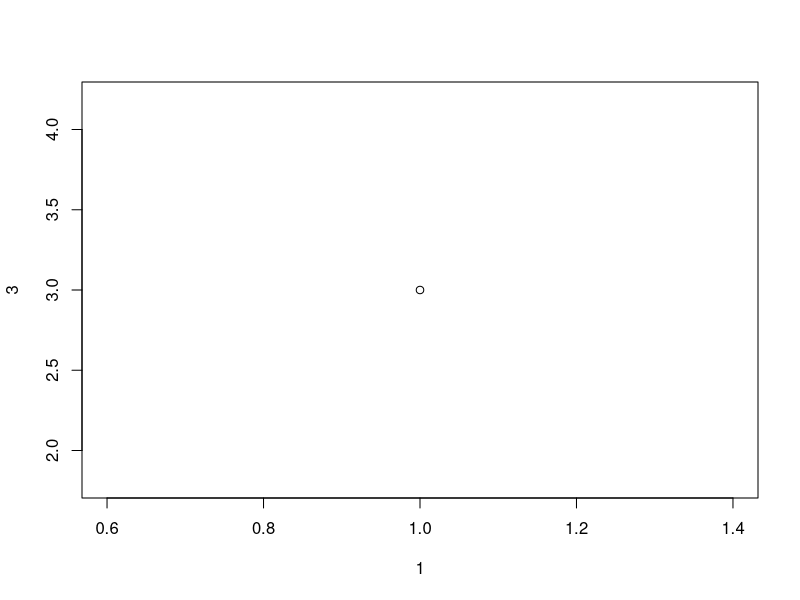
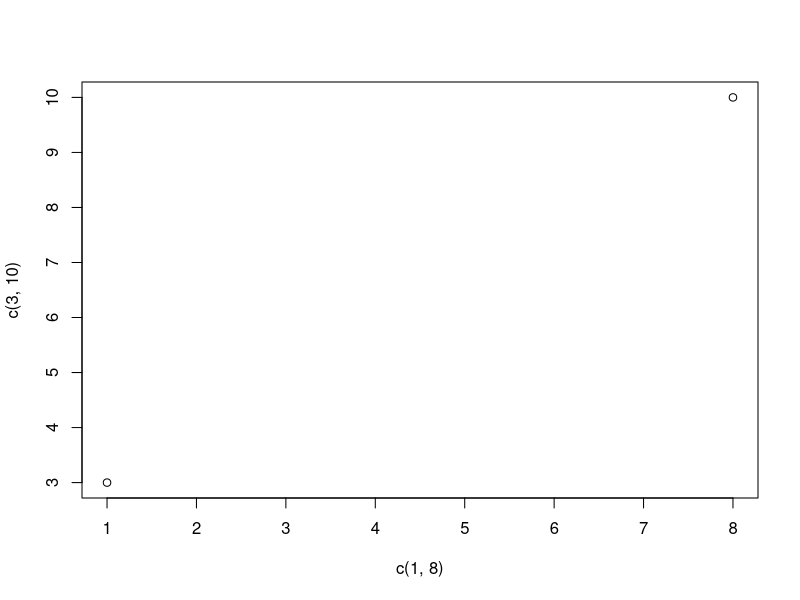
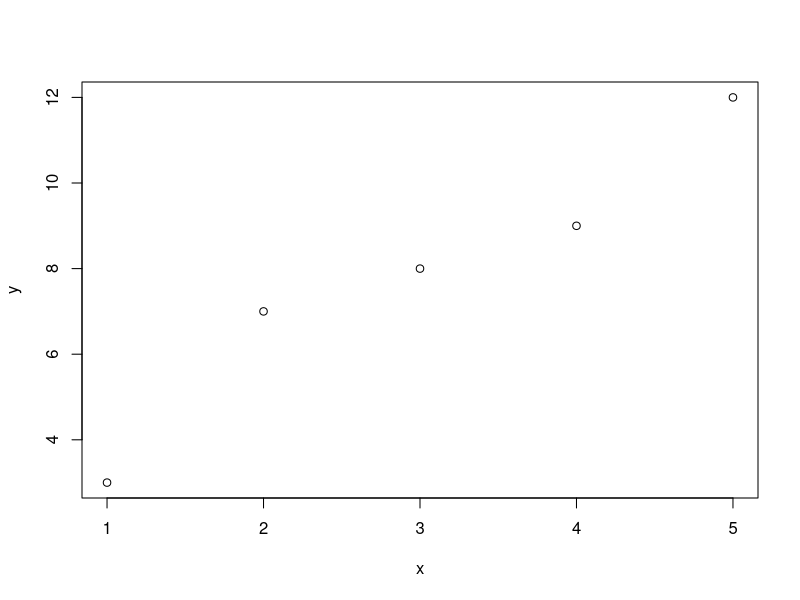
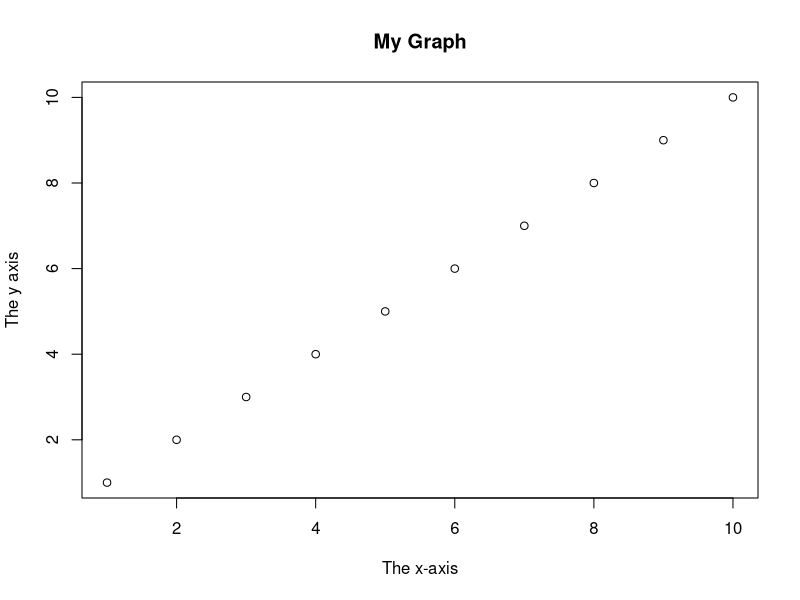
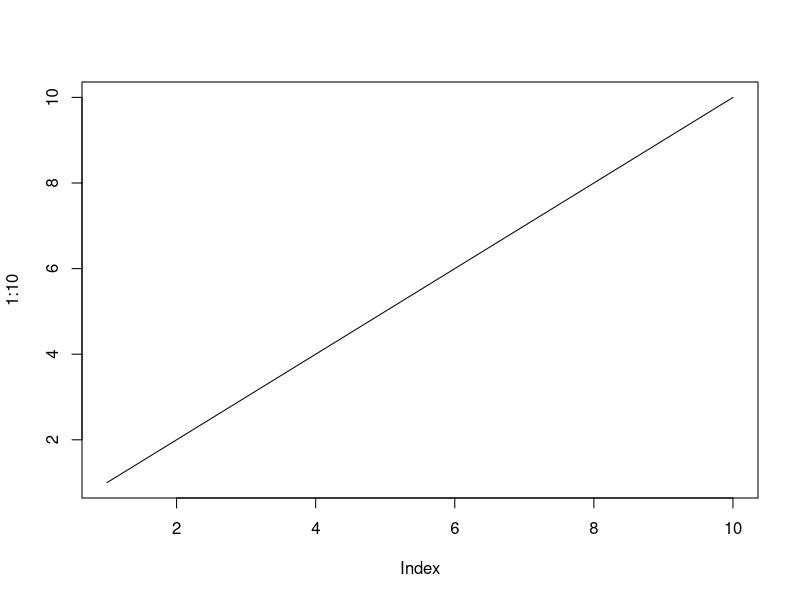
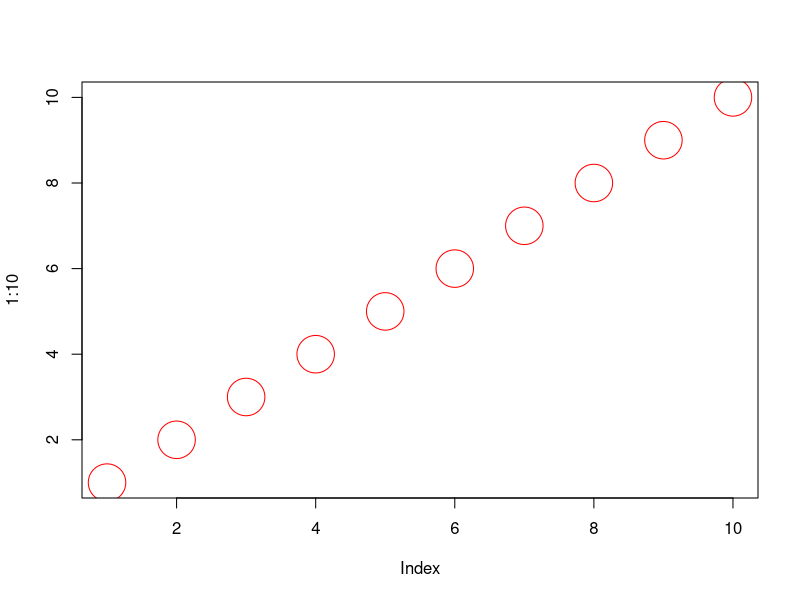
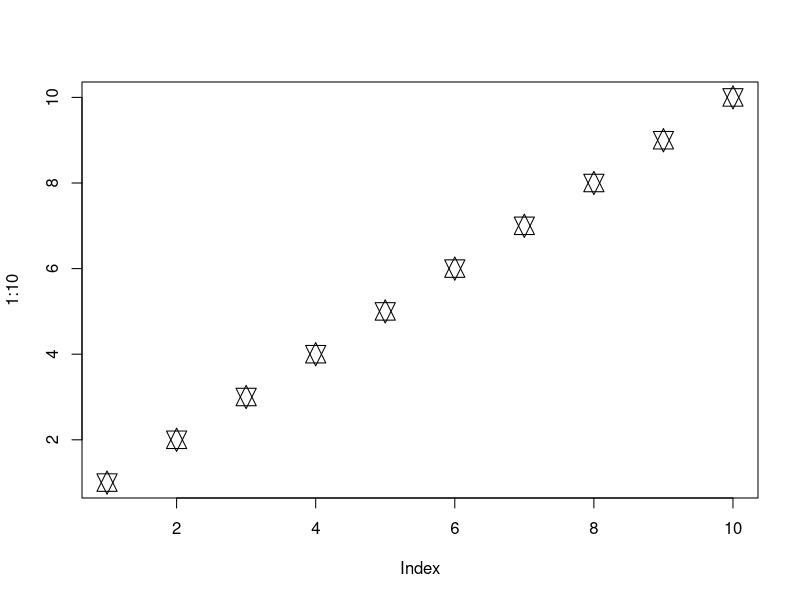
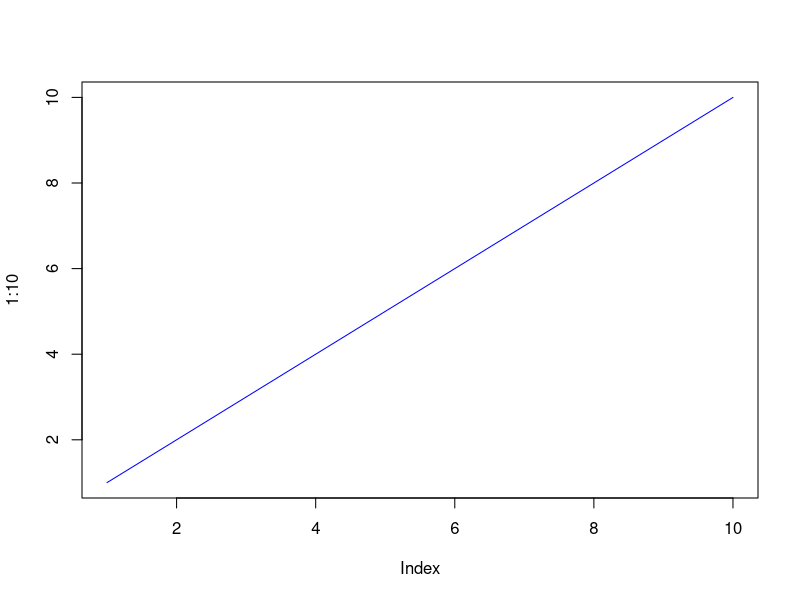

These charts were generated, in order, by the following R code: (Note: this script raises an error after producing the figures.)
 x <-0+5i
 y <- 5i
 
 x
 y
 
 class(x)
 class(y)
 
 x<-1L

 a<- as.numeric(x) 
 
 a

 x 
 y<-2

 b<- as.integer(y) 
10+5 
10-5
10/5
10*5
max(5,10,15)
min(5,10,15)


sqrt(16)
sqrt(23)

abs(-4.7)

ceiling(1.4)

floor(1.4)

"hello"

str<-"hello"

str

str<- "Jihan is a failure,
aditya gaav wala,
satyajeet pedo"
str


cat(str)
str

str <- "hello world"
nchar(str)

grepl("hello",str)
grepl("x",str)
str<-"we are the so called \"vikings\", from the north"
cat(str)
10>9
10==9

10<9

a=10
b=9

if (b>a) {
  print ("b is greater than a")
} else print("b is not greater than a")
x<- 41
if (x > 10) {
  print("Above ten")
  if (x > 20) {
    print("and also above 20!")
  } else {
    print("but not above 20.")
  }
}else {
  print("below 10.")
}
a <- 200
b <- 33
c <- 500

if (a > b | a > c){
  print("At least one of the conditions is true")
}

i <- 1
while (i < 6) {
  print(i)
  i <- i + 1
}

i <- 1
while (i < 6) {
  print(i)
  i <- i + 1
  if (i == 4) {
    break
  }
}
a<-1
while (a < 48) {
  print(a)
  a <- a + 1
  if (a == 48 ) {
    break
   }
}


dice <- 1
while (dice <= 6) {
  if (dice < 6) {
    print("No Yahoo")
  } else {
    print("Yahoo!")
  }
  dice <- dice + 1
}

#for loop
for (x in 1:10) {
  print(x)
}

fruits <- list("apple", "banana", "cherry")
for (x in fruits) {
  print(x)
}

  dice <- c(1, 2, 3, 4, 5, 6)

for (x in dice) {
  print(x)
}
  
 
  
  
  for (x in fruits) {
    if (x == "cherry") {
      break
    }
    print(x)
  }
  
   
  dice <- 1:6
  
  for(x in dice) {
    if (x == 6) {
      print(paste("The dice number is", x, "Yahoo!"))
    } else {
      print(paste("The dice number is", x, "Not Yahoo"))
    }
  }

  
  
  adj <- list("red", "big", "tasty")
  
  fruits <- list("apple", "banana", "cherry")
  for (x in adj) {
    for (y in fruits) {
      print(paste(x, y))
    }
  }

  
  #vectors 27/12/24
  
  
  numbers <- c(1 ,2, 3)
  
numbers1 <- 1:10  

numbers2 <- -1:10   


numbers3<- 1.5:6.5

numbers4<- 1.5: 7

numbers5<- 1:7

log_values <- c(TRUE ,FALSE, TRUE, FALSE)

xyz<- c("abc", 1,2,TRUE)

xyz<- c( 1,2,TRUE)

length(fruits)

length(numbers2)
length(numbers3)
length(numbers4)
length(numbers5)
length(a)


fruits_new<- c("banana", "apple", "orange" , "mango", "lemon")
numbers<- c(13,3,5,7,20,2)
length(fruits_new)
length(numbers)

fruits_new[1]
fruits<- c("banana", "apple", "orange")

fruits[1]<- "pear"
print(fruits)



repeat_each<- rep(c(1,2,3), each = 3)

repeat_each



repeat_times<- rep(c(1,2,3), times = 3)
repeat_times

repeat_independent<- rep(c(1,2,3),times =c(5,2,1))
repeat_independent


numbers<- 1:10

numbers



numbers<- seq(from =0, to = 100, by = 20)
numbers


thislist<- list("apple", "banana", "cherry")

"apple" %in% thislist


#append it is attaching something


append(thislist, "orange")

View(thislist)


thislist2<- append(thislist, "orange")


thislist <- list("apple", "banana", "cherry")

for (x in thislist) {
  print(x)
}
list1 <- list("a", "b", "c")
list2 <- list(1,2,3)
list3 <- c(list1,list2)

list3

# Create a matrix

thismatrix <- matrix(c(1,2,3,4,5,6), nrow = 3, ncol = 2)
thismatrix


thismatrix1 <- matrix(c("apple", "banana", "cherry", "orange","grape", "pineapple", "pear", "melon", "fig"), nrow = 3, ncol = 3)

thismatrix1[c(1,2),]


thismatrix2 <- matrix(c("apple", "banana", "cherry", "orange","grape", "pineapple", "pear", "melon", "fig"), nrow = 3, ncol = 3)

thismatrix2[, c(1,2)]                     

thismatrix3 <- matrix(c("apple", "banana", "cherry", "orange", "mango", "pineapple"), nrow = 3, ncol =2)

newmatrix <- cbind(thismatrix, c("strawberry", "blueberry", "raspberry"))

newmatrix

thismatrix3

thismatrix4 <- matrix(c("apple", "banana", "cherry", "orange","grape", "pineapple", "pear", "melon", "fig"), nrow = 3, ncol = 3)
thismatrix4 <- thismatrix4[-c(1), -c(1)]
View(thismatrix4)
newmatrix2 <- rbind(thismatrix4, c("strawberry", "blueberry", "raspberry"))
newmatrix2

thismatrix4





thismatrix5 <- matrix(c("apple", "banana", "cherry", "orange"), nrow = 2, ncol = 2)
thismatrix5

"apple" %in% thismatrix5


thismatrix6 <- matrix(c("apple", "banana", "cherry", "orange"), nrow = 2, ncol = 2)
View(thismatrix6)
dim(thismatrix6)


thismatrix7 <- matrix(c("apple", "banana", "cherry", "orange"), nrow = 2, ncol = 2)

length(thismatrix7)




thismatrix8 <- matrix(c("apple", "banana", "cherry", "orange"), nrow = 2, ncol = 2)

for (rows in 1:nrow(thismatrix8)) {
  for (columns in 1:ncol(thismatrix8)) {
    print(thismatrix8[rows, columns])
  }
}


Matrix1 <- matrix(c("apple", "banana", "cherry", "grape"), nrow = 2, ncol = 2)
Matrix2 <- matrix(c("orange", "mango", "pineapple", "watermelon"), nrow = 2, ncol = 2)


Matrix_Combined <- rbind(Matrix1, Matrix2)
Matrix_Combined


Matrix_Combined <- cbind(Matrix1, Matrix2)
Matrix_Combined

thisarray <- c(1:24)
thisarray


multiarray <- array(thisarray, dim = c(4, 3, 2))
multiarray


thisarray <- c(1:24)
multiarray <- array(thisarray, dim = c(4, 3, 2))

multiarray[2, 3, 2]


thisarray <- c(1:24)
multiarray <- array(thisarray, dim = c(4, 3, 2))
multiarray[c(1),,1]
View(multiarray)

multiarray[,c(1),1]

2 %in% multiarray

dim(multiarray)

length(multiarray)

thisarray <- c(1:24)
multiarray <- array(thisarray, dim = c(4, 3, 2))

for(x in multiarray){
  print(x)
}


Data_Frame <- data.frame (
  Training = c("Strength", "Stamina", "Other"),
  Pulse = c(100, 150, 120),
  Duration = c(60, 30, 45)
)


Data_Frame
summary(Data_Frame)


Data_Frame[1]


Data_Frame[["Training"]]

Data_Frame$Training


New_row_DF <- rbind(Data_Frame, c("Strength", 110, 110))
New_row_DF

New_col_DF <- cbind(Data_Frame, Steps = c(1000, 6000, 2000))
New_col_DF


Data_Frame_New <- Data_Frame[-c(1), -c(1)]
Data_Frame_New


music_genre <- factor(c("Jazz", "Rock", "Classic", "Classic", "Pop", "Jazz", "Rock", "Jazz"))

music_genre


levels(music_genre)

music_genre <- factor(c("Jazz", "Rock", "Classic", "Classic", "Pop", "Jazz", "Rock", "Jazz"), levels = c("Classic", "Jazz", "Pop", "Rock", "Other"))

levels(music_genre)



length(music_genre)

music_genre[3]

music_genre[3] <- "Pop"

music_genre[3]

plot(1, 3)
plot(c(1, 8), c(3, 10))

x <- c(1, 2, 3, 4, 5)
y <- c(3, 7, 8, 9, 12)
plot(x, y)


plot(1:10, main="My Graph", xlab="The x-axis", ylab="The y axis")

plot(1:10, type="l")


plot(1:10, col="red" ,cex=5)

plot(1:10, pch=11, cex=2)

plot(1:10, type="l", col="blue")

plot(1:10, type="l", lwd=3)

plot(1:10, type="l", lwd=5, lty=4)

line1 <- c(1,2,3,4,5,10)
line2 <- c(2,5,7,8,9,10)

x2 <- c(2,2,8,1,15,8,12,9,7,3,11,4,7,14,12)
y2 <- c(100,105,84,105,90,99,90,95,94,100,79,112,91,80,85)

plot(line1, type = "l", col = "blue")
lines(line2, type="l", col = "red")


x <- c(5,7,8,7,2,2,9,4,11,12,9,6)
y <- c(99,86,87,88,111,103,87,94,78,77,85,86)

plot(x, y)

plot(x, y, main="Observation of Cars", xlab="Car age", ylab="Car speed")

x1 <- c(5,7,8,7,2,2,9,4,11,12,9,6)
y1 <- c(99,86,87,88,111,103,87,94,78,77,85,86)

plot(x1, y1, main="Observation of Cars", xlab="Car age", ylab="Car speed", col="yellow", cex=2)
points(x2, y2, col="blue", cex=2)

pie(x)

pie(x, init.angle = 90)

mylabel <- c("Apples", "Bananas", "Cherries", "Dates")

pie(x, label = mylabel, main = "Fruits")

colors <- c("red", "yellow", "purple", "brown")

pie(x, label = mylabel, main = "Fruits", col = colors)

legend("bottom", mylabel, fill = colors)

x <- c("Aditya", "satya", "vishnu", "anup")
y <- c(2, 4, -6, 8)

barplot(y, names.arg = x , ylab = "package" , col = "red",density = 5)

Data_Cars <- mtcars 
dim(Data_Cars)
names(Data_Cars)
rownames(Data_Cars)
sort(Data_Cars$cyl)
summary(Data_Cars)

max(Data_Cars$disp)
min(Data_Cars$disp)

which.max(Data_Cars$hp)
which.min(Data_Cars$hp)

rownames(Data_Cars)[which.max(Data_Cars$hp)]
rownames(Data_Cars)[which.min(Data_Cars$hp)]

mean(Data_Cars$wt)
    
median(Data_Cars$wt)

names(sort(-table(Data_Cars$wt)))[1]

quantile(Data_Cars$wt, c(0.75))

x <- c(151, 174, 138, 186, 128, 136, 179, 163, 152, 131)
y <- c(63, 81, 56, 91, 47, 57, 76, 72, 62, 48)

relation <- lm(y~x)

print(relation)
print(summary(relation))


a <- data.frame(x = 190)
result <-  predict(relation,a)
print(result)

?mtcars
  


png(file = "linearregression.png")

plot(y,x,col = "blue",main = "Height & Weight Regression",
     abline(lm(x~y)),cex = 1.3,pch = 16,xlab = "Weight in Kg",ylab = "Height in cm")
dev.off()


x <- seq(0,50,by = 1)
y <- dbinom(x,50,0.5)

png(file = "dbinom.png")
plot(x,y)

x <- pbinom(26,51,0.5)
print(x)

x <- qbinom(0.25,51,1/2)
print(x)

x <- rbinom(8,150,.4)

print(x)

input <- warpbreaks
print(head(input))

output <-glm(formula = breaks ~ wool+tension, data = warpbreaks,
             family = poisson)
print(summary(output))


input <- mtcars[,c("am","mpg","hp")]
print(head(input))

result <- aov(mpg~hp*am,data = input)
print(summary(result))


result1 <- aov(mpg~hp*am,data = input)
result2 <- aov(mpg~hp+am,data = input)
print(anova(result1,result2))

input <- mtcars[,c("am","cyl","hp","wt")]

am.data = glm(formula = am ~ cyl + hp + wt, data = input, family = binomial)

print(summary(am.data))

x <- seq(-10, 10, by = .1)
y <- dnorm(x, mean = 2.5, sd = 0.5)

png(file = "dnorm.png")

x
y
plot(x,y)
dev.off()

x <- seq(0,50,by = 1)
y <- dbinom(x,50,0.5)

png(file = "dbinom.png")
plot(x,y)
dev.off()

x <- pbinom(26,51,0.5)

print(x)

x <- qbinom(0.25,51,1/2)

print(x)

x <- rbinom(8,150,.4)

print(x)

input <- warpbreaks
print(head(input))

output <-glm(formula = breaks ~ wool+tension, data = warpbreaks,
             family = poisson)
print(summary(output))

mtcars
View(mtcars)

input <- mtcars[,c("am","mpg","hp")]
print(head(input))

result <- aov(mpg~hp*am,data = input)
print(summary(result))

result <- aov(mpg~hp+am,data = input)
print(summary(result))

result1 <- aov(mpg~hp*am,data = input)
result2 <- aov(mpg~hp+am,data = input)

print(anova(result1,result2))

rainfall <- c(799,1174.8,865.1,1334.6,635.4,918.5,685.5,998.6,784.2,985,882.8,1071)
              
rainfall.timeseries <- ts(rainfall,start = c(2012,1),frequency = 12)

print(rainfall.timeseries)

#decision tree 

install.packages("party")

library(party)

print(head(readingSkills))

input.dat <- readingSkills[c(1:105),]

png(file = "decision_tree.png")

output.tree <- ctree(nativeSpeaker ~ age + shoeSize + score, 
                     data = input.dat)

plot(output.tree)

#random forest 
install.packages("randomForest")

library(party)

print(head(readingSkills))

library(randomForest)

output.forest <- randomForest(nativeSpeaker ~ age + shoeSize + score, data = readingSkills)

print(output.forest)                            

print(importance(fit,type = 2))      




#survival analysis

install.packages("survival")

library("survival")
print(head(pbc))


survfit(Surv(pbc$time,pbc$status == 2)~1)

png(file = "survival.png")

plot(survfit(Surv(pbc$time,pbc$status == 2)~1))

dev.off()

survfit(Surv(cancer$time,cancer$status == 2)~1)
plot(survfit(Surv(cancer$time,cancer$status == 2)~1))

min(x)
max(x)
